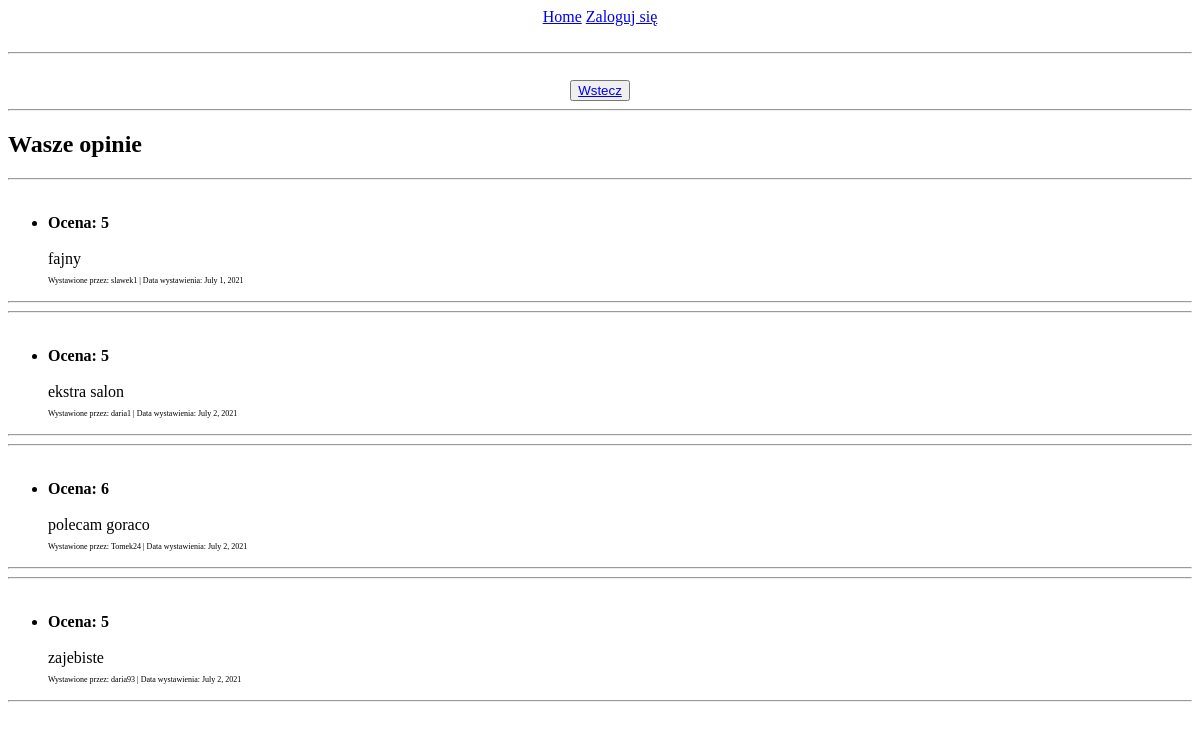
Page /opinion/ on the earlier database version.
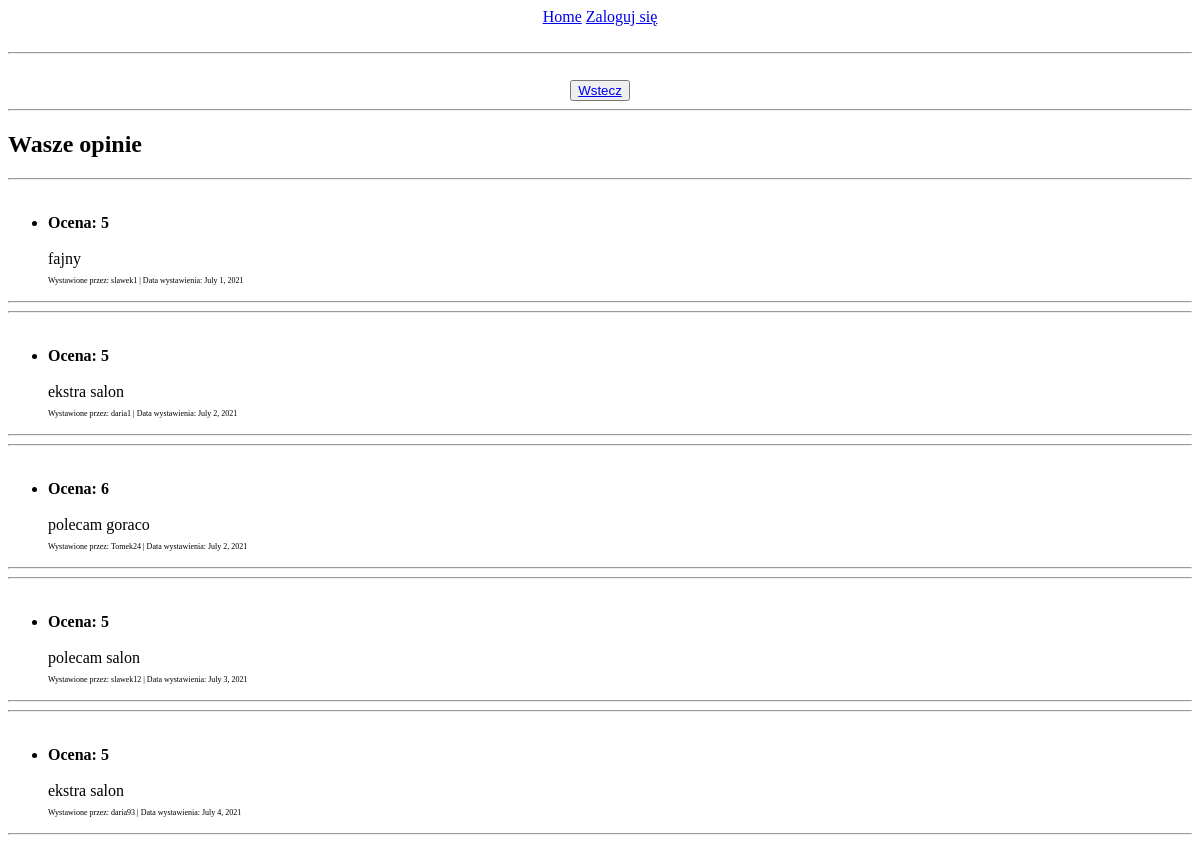
Same page on the later database version.
### bookingvisit/models.py (models this page shows, shortened)
class Opinions(models.Model):
    objects = None
    rating = models.IntegerField(default=round(5))
    client = models.ForeignKey(User, on_delete=models.CASCADE)
    opinion = models.TextField()
    data = models.DateField(auto_now=True)
    class Meta:
        verbose_name_plural = '8 Opinie'

### bookingvisit/views.py (the view)
# urls.py: path('opinion/', views.OpinionsListView.as_view(), name='opinions'),
class OpinionsListView(ListView):
    model = Opinions
    template_name = 'opinion.html'
    def get(self, request):
        opinions_list = Opinions.objects.all()
        context={
            'opinions_list': opinions_list
        }
        return render(request, 'opinion.html', context)

### templates/opinion.html (shortened to what this page needs)
<center><a href="{% url 'index' %}">Home</a> <a href="{% url 'login' %}">Zaloguj się</a></center>
<hr>
<center><button class="button"><a href="{% url 'index' %}">Wstecz</a> </button></center>
<hr>
<h2>Wasze opinie</h2>
  {% if opinions_list %}
    {% for o in opinions_list %}
    <hr>
    <ul id="menu">
      <br><li><b> Ocena: {{ o.rating }}</b></li>
      <br> {{ o.opinion }}
      <p class="text-muted mb-0" style="font-size: 8px">Wystawione przez: {{ o.client }} | Data wystawienia: {{ o.data }}</p>
    </ul>
    <hr>
    {% endfor %}
  {% else %}
    <p>BRAK OPINII</p>
  {% endif %}

Differences in the rows shown:
removed Opinions: rating "5", opinion "zajebiste", client "daria93", data "July 2, 2021"
added Opinions: rating "5", opinion "polecam salon", client "slawek12", data "July 3, 2021"
added Opinions: rating "5", opinion "ekstra salon", client "daria93", data "July 4, 2021"
